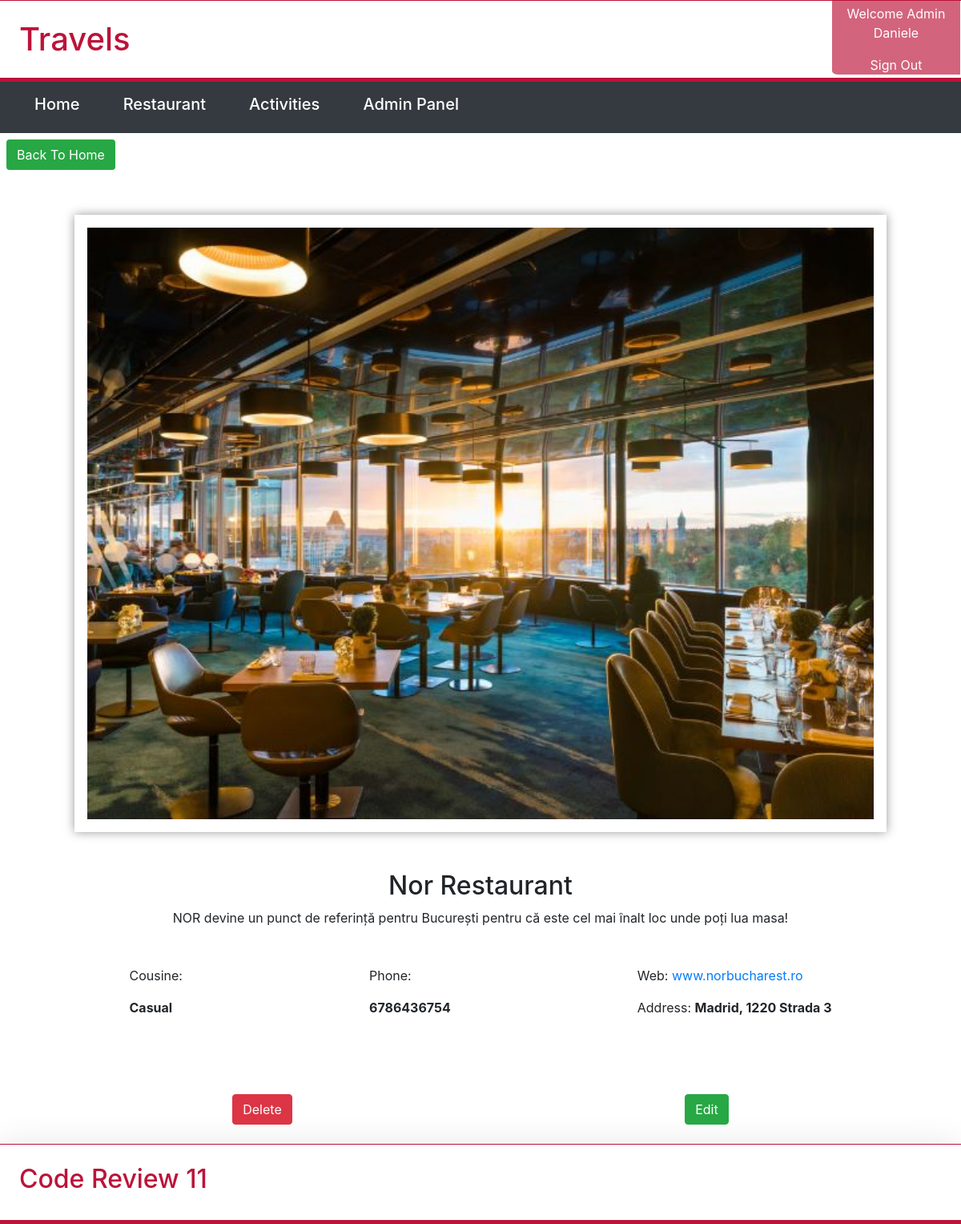
Screenshot of /individual.php?type=restaurant&id=3 (signed in) with the database file from the repository.
### tables this page shows
CREATE TABLE `users` (
  `user_id` int(15) NOT NULL,
  `userName` varchar(40) DEFAULT NULL,
  `userEmail` varchar(40) DEFAULT NULL,
  `userType` varchar(10) DEFAULT 'User',
  `userPass` varchar(256) DEFAULT NULL
);

CREATE TABLE `restaurants` (
  `rest_id` int(10) NOT NULL,
  `rest_name` varchar(35) DEFAULT NULL,
  `rest_phone` varchar(35) DEFAULT NULL,
  `rest_type` varchar(30) DEFAULT NULL,
  `rest_desc` varchar(500) DEFAULT NULL,
  `rest_web` varchar(30) DEFAULT NULL,
  `FK_location` int(10) DEFAULT NULL,
  `rest_pic` varchar(60) DEFAULT NULL
);

CREATE TABLE `location` (
  `location_id` int(10) NOT NULL,
  `city` varchar(35) DEFAULT NULL,
  `zip` int(10) DEFAULT NULL,
  `address` varchar(35) DEFAULT NULL
);

### individual.php (the view, shortened to what this page needs)
<?php
include 'engine/db_core.php';
include 'head_comp.php';
echo '
	<a href="home.php" ><button class="btn bg-success text-white m-2">Back To Home</button></a>
';
if($_GET['type']){
		if($_GET['type'] == 'restaurant'){
			 $query = 'SELECT * from restaurants left join location ON FK_location = location_id where rest_id ='.$_GET['id'];
			 $result = $conn->query($query);
   			 $data = $result->fetch_assoc();
			echo '
			<div id="individual " class="container">
			 	<div class="text-center container p-5">
			 		<img id="img_ind" class="w-100 p-3" src="'.$data['rest_pic'].'">
			 	</div>
			 	<div class="text-center ">
			 		<h2>'.$data['rest_name'].'</h2>
			 	</div>
			 	<div class="text-center " id="text-text">
			 		<p>'.$data['rest_desc'].'</p>
			 	</div>
			 	<div id="add_info" class="d-flex justify-content-around mt-5">
			 		<div>
			 			<p>Cousine: </p><p class="mb-5"><strong>'.$data['rest_type'].'</strong></p>
			 		</div>
			 		<div>
			 			<p>Phone: </p><p class="mb-5"><strong> '.$data['rest_phone'].'</strong></p>
			 		</div>
			 		<div>
			 			<p class="">Web:<a href="#"> '.$data['rest_web'].'</a></p>
			 			<p class="mb-5">Address: <strong> '.$data['city'].', '.$data['zip'].' '.$data['address'].'</strong></p>
			 		</div>
			 	</div>';
			 	if($conn_type == 'Admin'){
			 		echo '
			 		<div class="d-flex justify-content-around mt-5">
			 			<div>
					 		<form action="engine/delete.php" method="POST" >
					 			<input type="hidden" name="id_del" value="'.$data['rest_id'].' ">
					 			<input type="hidden" name="type" value="restaurants">
					 			<input type="submit" name="canc" value="Delete" class="btn btn-danger">
					 		</form>
					 	</div>
					 	<div>
					 		<form action="engine/edit.php" method="POST" >
								<input type="hidden" name="id" value="'.$data['rest_id'].'">
					 			<input type="hidden" name="type" value="restaurants">
					 			<input type="submit" name="edit"  value="Edit"   class="btn btn-success">
					 		</form>
					 	</div>
			 		</div></div>';
					}else{echo '</div>';}
		}
}else{
	header('Location: index.php');
}
include 'foot_comp.php';
 ?>

### head_comp.php (shortened to what this page needs)
<!DOCTYPE html>
<html>
<head>
	<link href="https://stackpath.bootstrapcdn.com/bootstrap/4.3.1/css/bootstrap.min.css" rel="stylesheet">
	<link rel="stylesheet" type="text/css" href="css/style.css">
</head>
<body>
<?php
require 'engine/db_core.php';
?>
	<header id="header" class="p-0 bg-color">
		<h1 class="p-4 m-0 ">Travels</h1>
		<?php
			if(!isset($_SESSION["id"])){
				header('Location: index.php');
			}else{
				$row=$conn->query("SELECT * FROM users WHERE user_id=".$_SESSION['id']);
				$row = $row->fetch_assoc();
				if($row['userType'] == 'Admin'){
					$conn_type = 'Admin';
					echo '
					<div class="welcome   text-white text-center">
						<p class="text-center mt-1">Welcome Admin '.$row['userName'].'</p>
					<a href="engine/logout.php?logout" class="text-white">Sign Out</a>
					</div>
					';
				}else{
					header('Location: index.php');
				}
			}
		 ?>
	</header>
    <nav class="p-3 bg-dark text-white">
      <div class="d-flex justify-content-around w-50" >
      		<div>
      			<a href="home.php" class="text-white"><h5>Home</h5></a>
      		</div>
      		<div>
      			<a href="restaurant.php" class="text-white"><h5>Restaurant</h5></a>
      		</div>
      		<div>
      			<a href="activities.php" class="text-white"><h5>Activities</h5></a>
      		</div>
      		<?php
				if($conn_type == 'Admin'){
				 		echo '
	      		<div>
	      			<a href="create.php" class="text-white"><h5>Admin Panel</h5></a>
	      		</div>';}
      		?>
      </div>
    </nav>

### css/style.css (style rules this page uses)
.welcome { top: 1px; width: 10em; position: fixed; right: 1px; border-bottom-left-radius: 5%; z-index: 10; background: -moz-linear-gradient(left, rgba(188,19,57,0.66) 0%, rgba(188,19,57,0.66) 2%, rgba(188,19,57,0.66) 40%, rgba(188,19,57,0.66) 52%, rgba(188,19,57,0.66) 65%, rgba(188,19,57,0.66) 100%); background: -webkit-linear-gradient(left, rgba(188,19,57,0.66) 0%,rgba(188,19,57,0.66) 2%,rgba(188,19,57,0.66) 40%,rgba(188,19,57,0.66) 52%,rgba(188,19,57,0.66) 65%,rgba(188,19,57,0.66) 100%); background: linear-gradient(to right, rgba(188,19,57,0.66) 0%,rgba(188,19,57,0.66) 2%,rgba(188,19,57,0.66) 40%,rgba(188,19,57,0.66) 52%,rgba(188,19,57,0.66) 65%,rgba(188,19,57,0.66) 100%); filter: progid:DXImageTransform.Microsoft.gradient( startColorstr='#a8bc1339', endColorstr='#a8bc1339',GradientType=1 ); }
header h1 { max-width: 10em; margin: 0; }
.bg-color { color: #bc1339; border-bottom: 5px solid #bc1339; border-top: 1px solid #bc1339; }
#img_ind,#individual { -webkit-box-shadow: 0px 0px 12px 0px rgba(0,0,0,0.41); -moz-box-shadow: 0px 0px 12px 0px rgba(0,0,0,0.41); box-shadow: 0px 0px 12px 0px rgba(0,0,0,0.41); }
html, body { height: 100%; margin: 0; padding: 0; }

### rows the page displays
users: userName "Daniele"
restaurants: rest_pic (picture), rest_name "Nor Restaurant", rest_desc "NOR devine un punct de referință pentru București pentru că este cel mai înalt loc unde poți lua masa!", rest_type "Casual", rest_phone "6786436754", rest_web "www.norbucharest.ro", FK_location.city "Madrid", FK_location.zip "1220", FK_location.address "Strada 3"
